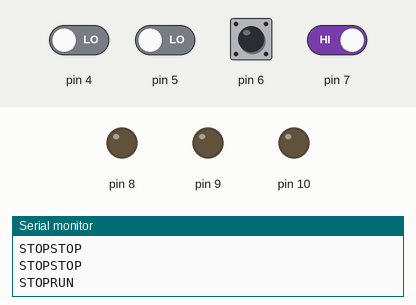
This sketch was run on a simulated Arduino Uno, built with avr-gcc and run on an emulated ATmega328P. Parts: output pins drawn as LEDs (lit = HIGH), the last lines printed to the serial monitor. Inputs (shaded band) come from the test bench; at power-on: pin 7 HIGH, pin 4–6 LOW. EEPROM starts erased.

Above: at 1.3 s.
1.4 s: pin 7 driven LOW
At 2.5 s:
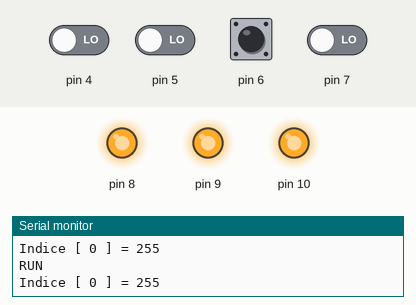
3.0 s: pin 6 driven HIGH and pin 7 driven HIGH
4.9 s: pin 6 pulsed LOW 2 times (0.12 s each, 0.3 s apart)
7.0 s: pin 4 driven HIGH
At 8.1 s:
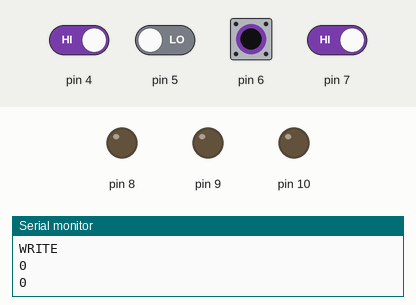
8.5 s: pin 6 driven LOW
At 11.4 s:
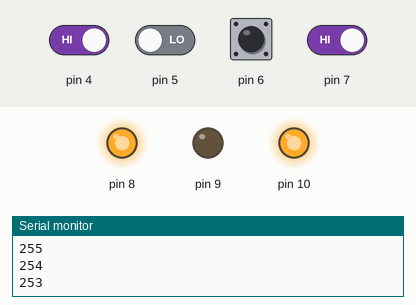
11.5 s: pin 6 driven HIGH
At 12.3 s:
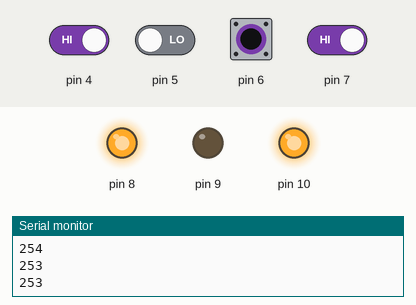
Timing chart, 0 to 14.0 s (numbered marks = the images above; inputs shaded):
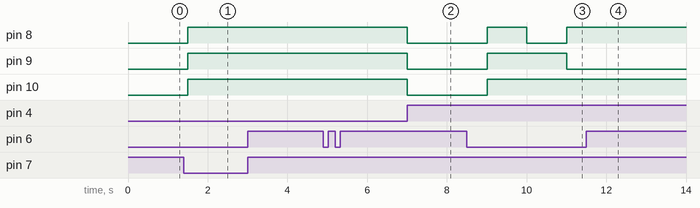

Measured:
- after the input at 1.4 s, pin 8–10: LOW → HIGH after 0.10 s
- after the input at 7.0 s, pin 8–10: HIGH → LOW at once
- after the input at 8.5 s, pin 8: LOW → HIGH after 0.51 s, → LOW 1.0 s later, → HIGH 1.0 s later; pin 9: LOW → HIGH after 0.51 s, → LOW 2.0 s later; pin 10: LOW → HIGH after 0.51 s
- after the input at 11.5 s, pin 8: stays HIGH (without the input it goes to LOW after 0.51 s); pin 9: stays LOW (without the input it goes to HIGH after 1.5 s); pin 10: stays HIGH (without the input it goes to LOW after 1.5 s)

The sketch:

Practica_2_2.ino
```cpp
#include<EEPROM.h>

byte valor;
int index;
int indexMemory = 1022;
// int indexValue = 10;
int indexValue;
byte state;

void setup() {
  // put your setup code here, to run once:
  Serial.begin(9600);


////
//EEPROM.put(1022,indexValue);
//EEPROM.write(0,4);
//EEPROM.write(1,6);
//EEPROM.write(2,7);
//EEPROM.write(3,3);
//EEPROM.write(4,1);
//EEPROM.write(5,0);
//EEPROM.write(6,1);
//EEPROM.write(7,3);
//EEPROM.write(8,7);
//EEPROM.write(9,6);

  Serial.print("CONFIGURACION INICIAL");
  DDRB |= B00000111;// declarando pines 8 9 y 10 como salidas
  DDRD &= B00001111;// Declarando pines 7, 6, 5, 4 como entrada
  EEPROM.get(1022,indexValue);
  index = 0;
  state = 0;

  Serial.println(index);
  Serial.println(indexValue);
  Serial.println(state);


}

void loop() {
  //Serial.print("Secuencial de lectura de estado");

  if(!digitalRead(7)){ // Boton RUN
    state = 1;
    Serial.println("RUN");
  }else if(!digitalRead(6)){ //Boton STOP
    state = 0;
    Serial.println("STOP");
  }else if(!digitalRead(4)){ //BotonWRITE
    state = 2;
    Serial.println("WRITE");
  }


  if(state == 1){
    valor = EEPROM.read(index);
    PORTB = valor;
    Serial.print("Indice [ ");
    Serial.print(index);
    Serial.print(" ] = ");
    Serial.println(valor);
    index++;
    if(index >= indexValue){
      index = 0;
    }
    delay(250);

  }else if(state == 2){
    index = 0;
    indexValue = 1;
    valor = 0;
    while(digitalRead(4)){
      if(!digitalRead(7)){ // Boton RUN
          valor = valor+1;
        }else if(!digitalRead(6)){ //Boton STOP
          valor = valor -1;
        }else if(!digitalRead(5)){ //Boton STOP
          EEPROM.write(index,valor);
          index += 1;
          indexValue +=1;
        }
        PORTB = valor;
        Serial.println(valor);
        delay(1000);
    }
    EEPROM.put(1022,indexValue);
    index = 0;
    state = 1;
//    delay(1000);

  }else{
    Serial.print("STOP");
    delay(250);
  }
}
```
